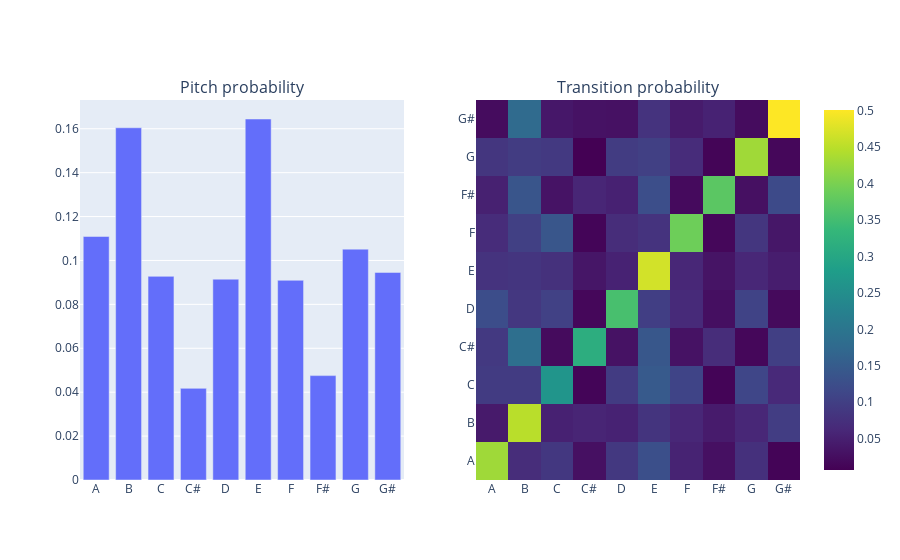

This figure's notebook cell:
### Code cell
importlib.reload(plotting)

fig = plotting.fig_tm(t_matrix_12, ui_12, ui_freq_12)

fig.show()

### Figure 1 — Plotly figure (JSON) as saved in the notebook; plotly's stock layout.template omitted (floating-point values rounded to 4 significant figures)
{"data": [{"type": "bar", "x": ["A", "B", "C", "C#", "D", "E", "F", "F#", "G", "G#"], "xaxis": "x", "y": [0.1109, 0.1604, 0.09275, 0.04174, 0.09148, 0.1644, 0.09096, 0.04754, 0.1052, 0.09456], "yaxis": "y"}, {"colorscale": [[0, "#440154"], [0.1111, "#482878"], [0.2222, "#3e4989"], [0.3333, "#31688e"], [0.4444, "#26828e"], [0.5556, "#1f9e89"], [0.6667, "#35b779"], [0.7778, "#6ece58"], [0.8889, "#b5de2b"], [1, "#fde725"]], "type": "heatmap", "x": ["A", "B", "C", "C#", "D", "E", "F", "F#", "G", "G#"], "xaxis": "x2", "y": ["A", "B", "C", "C#", "D", "E", "F", "F#", "G", "G#"], "yaxis": "y2", "z": [[0.4293, 0.0695, 0.08734, 0.02805, 0.08811, 0.1279, 0.05494, 0.0283, 0.07566, 0.01085], [0.04246, 0.4487, 0.05249, 0.0579, 0.05382, 0.08217, 0.06087, 0.04339, 0.06083, 0.09735], [0.09309, 0.09378, 0.2634, 0.01305, 0.09424, 0.146, 0.1091, 0.01144, 0.112, 0.06393], [0.08936, 0.1861, 0.02046, 0.3151, 0.03104, 0.1412, 0.03104, 0.06975, 0.01552, 0.1004], [0.1231, 0.08622, 0.1026, 0.01541, 0.355, 0.09914, 0.06544, 0.02692, 0.1065, 0.01969], [0.08039, 0.08394, 0.07619, 0.03628, 0.05403, 0.468, 0.06091, 0.03346, 0.05991, 0.04688], [0.06809, 0.1011, 0.1395, 0.01244, 0.06965, 0.08092, 0.3901, 0.01557, 0.08483, 0.03772], [0.05135, 0.1388, 0.03294, 0.05884, 0.05255, 0.1252, 0.02021, 0.3728, 0.028, 0.1193], [0.08441, 0.09558, 0.09077, 0.006972, 0.09551, 0.1013, 0.0681, 0.01198, 0.4298, 0.01557], [0.02251, 0.177, 0.03847, 0.03109, 0.02959, 0.08086, 0.04306, 0.05398, 0.02259, 0.5009]]}], "layout": {"annotations": [{"font": {"size": 16}, "showarrow": false, "text": "Pitch probability", "x": 0.225, "xanchor": "center", "xref": "paper", "y": 1, "yanchor": "bottom", "yref": "paper"}, {"font": {"size": 16}, "showarrow": false, "text": "Transition probability", "x": 0.775, "xanchor": "center", "xref": "paper", "y": 1, "yanchor": "bottom", "yref": "paper"}], "xaxis": {"anchor": "y", "domain": [0, 0.45]}, "xaxis2": {"anchor": "y2", "domain": [0.55, 1]}, "yaxis": {"anchor": "x", "domain": [0, 1]}, "yaxis2": {"anchor": "x2", "domain": [0, 1]}}}
